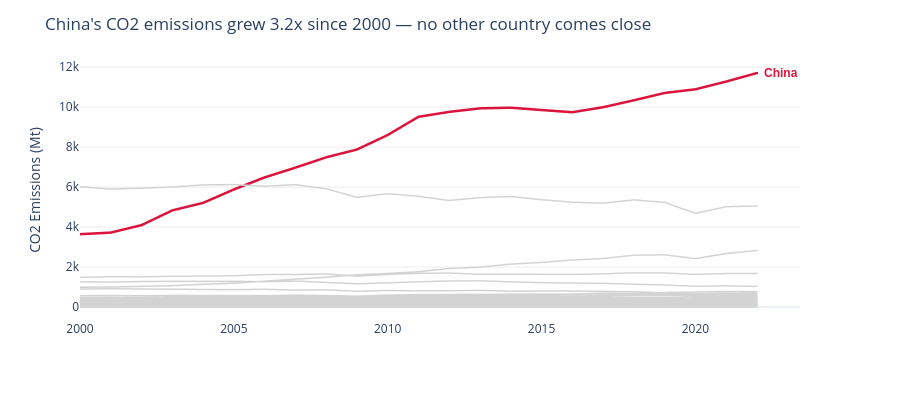

Notebook code cell kept with this figure:
### Code cell
# AFTER: grey context, one highlighted country, direct label
highlight = 'China'
first, last = df['Year'].min(), df['Year'].max()
start = df.loc[(df['Country'] == highlight) & (df['Year'] == first), 'CO2_Mt'].values[0]
end   = df.loc[(df['Country'] == highlight) & (df['Year'] == last),  'CO2_Mt'].values[0]

color_map = {c: 'crimson' if c == highlight else 'lightgrey' for c in df['Country'].unique()}

fig = px.line(df, x='Year', y='CO2_Mt', color='Country',
              color_discrete_map=color_map,
              labels={'CO2_Mt': 'CO2 Emissions (Mt)', 'Year': ''},
              template='plotly_white', height=400)

fig.update_traces(line=dict(width=1.5), showlegend=False)
fig.update_traces(line=dict(width=2.5), selector=dict(name=highlight))

fig.add_annotation(x=last, y=end, text=highlight, showarrow=False,
                   xanchor='left', xshift=5,
                   font=dict(color='crimson', size=12, family='Arial', weight='bold'))

fig.update_layout(
    title=f"{highlight}'s CO2 emissions grew {end/start:.1f}x since {first} — no other country comes close",
    margin=dict(r=100),
    yaxis=dict(gridcolor='#EEEEEE'),
    xaxis=dict(showgrid=False),
)
fig.show()
